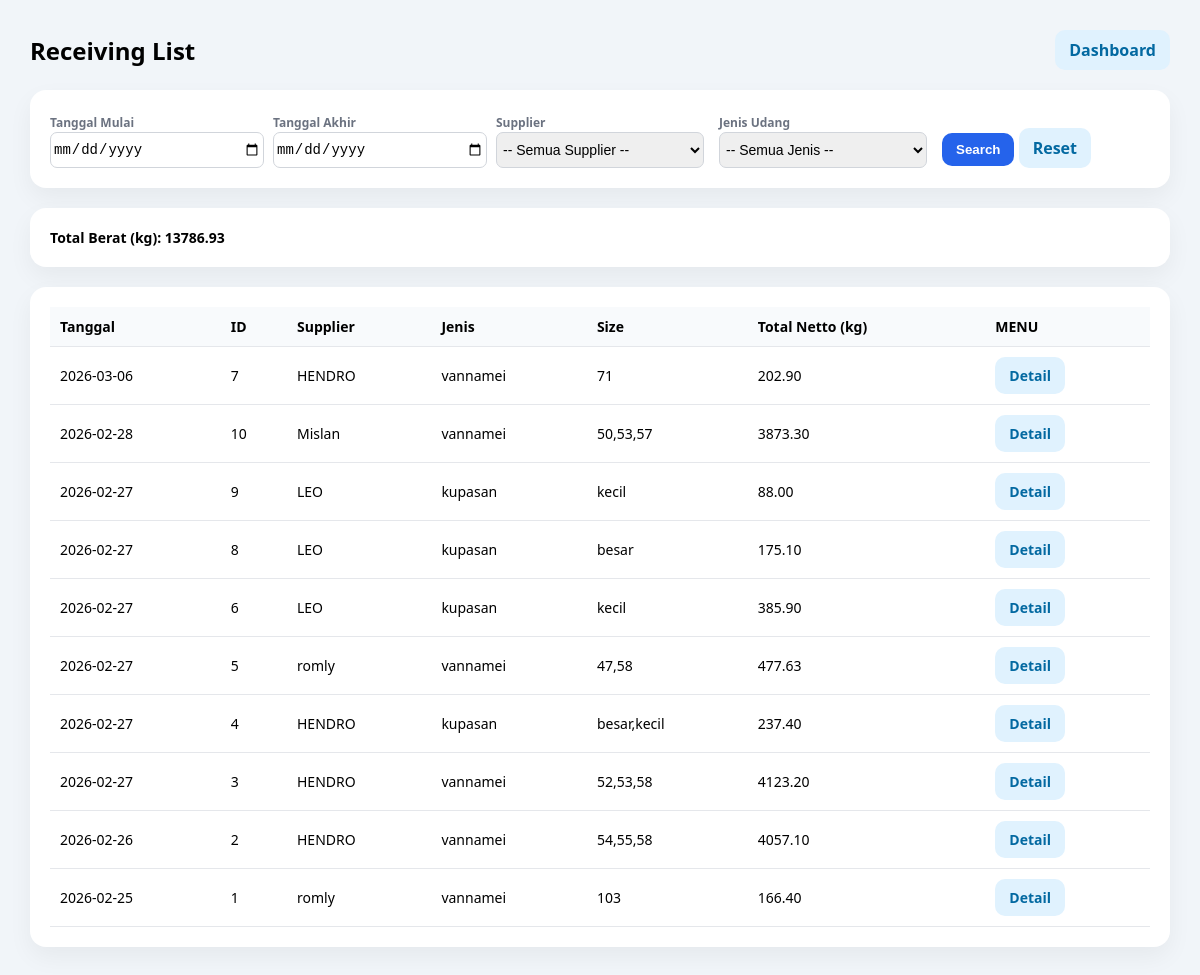
The app's page /receiving/list (signed in), older data.
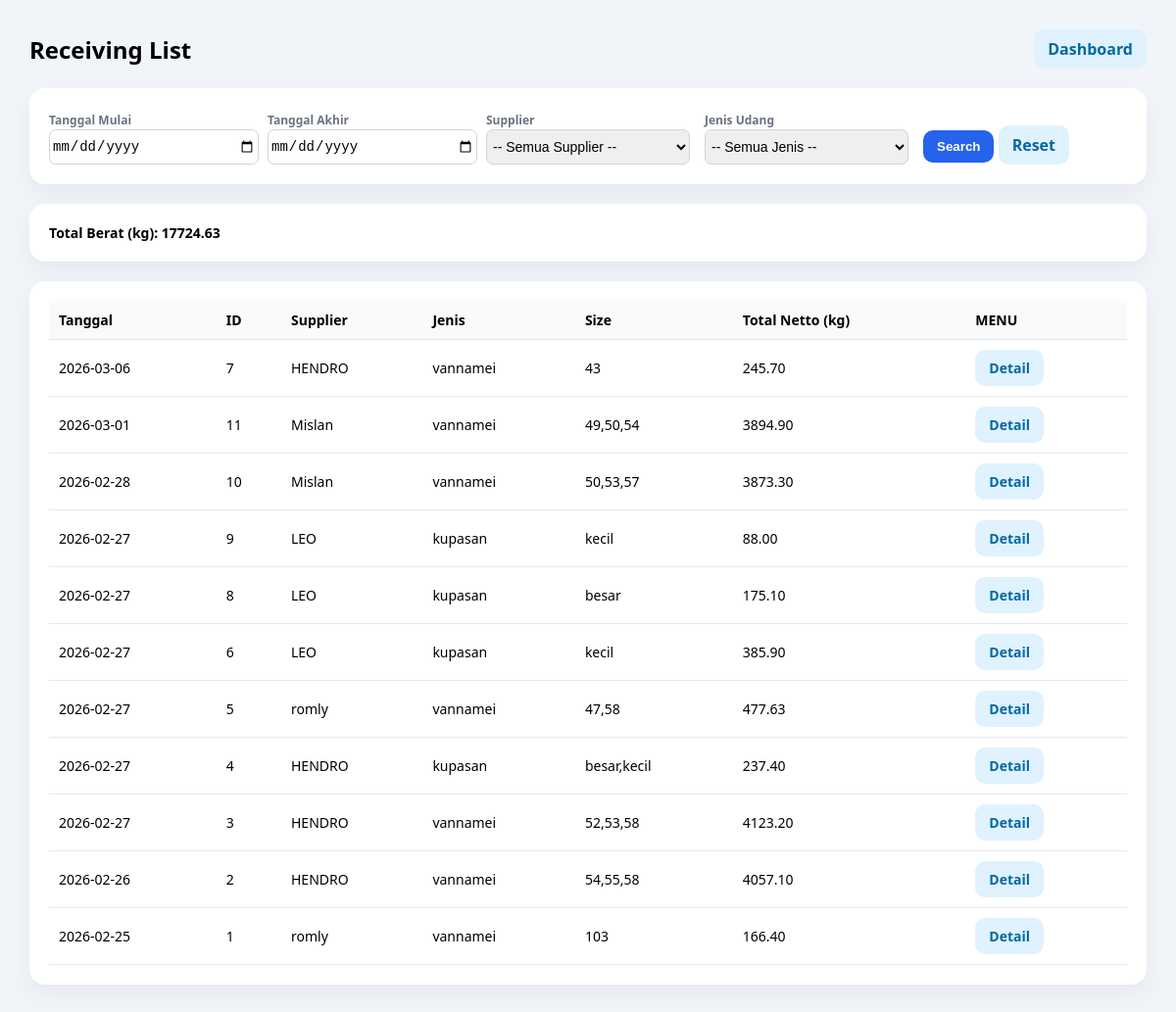
The same page, newer data.
### tables this page shows
CREATE TABLE receiving_header (
            id INTEGER PRIMARY KEY AUTOINCREMENT,
            receiving_no INTEGER NOT NULL UNIQUE,
            tanggal TEXT NOT NULL,
            supplier TEXT NOT NULL,
            jenis TEXT NOT NULL,
            fiber REAL DEFAULT 0,
            created_at TEXT DEFAULT (datetime('now','localtime'))
        );

### receiving/routes.py (the view)
@receiving_bp.get("/list")
def receiving_list():
    if not require_login():
        return redirect(url_for("login"))
    print("SESSION RECEIVING:", dict(session))
    start = (request.args.get("start") or "").strip()
    end = (request.args.get("end") or "").strip()
    supplier_q = (request.args.get("supplier") or "").strip()
    jenis_q = (request.args.get("jenis") or "").strip().lower()  # 🔥 INI
    where = []
    params = []
    if start and end:
        where.append("h.tanggal BETWEEN ? AND ?")
        params.extend([start, end])
    elif start:
        where.append("h.tanggal >= ?")
        params.append(start)
    elif end:
        where.append("h.tanggal <= ?")
        params.append(end)
    if supplier_q:
        where.append("LOWER(h.supplier) LIKE ?")
        params.append(f"%{supplier_q.lower()}%")
    if jenis_q:
        where.append("LOWER(TRIM(h.jenis)) = ?")
        params.append(jenis_q)
    where_sql = ("WHERE " + " AND ".join(where)) if where else ""
    conn = get_conn()
    rows = conn.execute(f"""
        SELECT
            h.id,
            h.tanggal,
            h.supplier,
            h.jenis,
            h.fiber,
            COALESCE(SUM(COALESCE(p.netto, 0)), 0) AS total_netto,
            COUNT(p.id) AS jml_partai,
            CASE
            WHEN LOWER(h.jenis) = 'kupasan'
            THEN GROUP_CONCAT(DISTINCT p.kategori_kupasan)
            ELSE GROUP_CONCAT(DISTINCT COALESCE(p.round_size, p.size))
            END AS size_display
        FROM receiving_header h
        LEFT JOIN receiving_item p ON p.header_id = h.id
        {where_sql}
        GROUP BY h.id
        ORDER BY h.tanggal DESC, h.id DESC

    """, params).fetchall()
    total_berat = sum([(r["total_netto"] or 0) for r in rows])
    conn.close()
    return render_template(
        "receiving/receiving_list.html",
        rows=[dict(r) for r in rows],
        start=start,
        end=end,
        supplier=supplier_q,
        jenis=jenis_q,     # 🔥 PENTING
        total_berat=total_berat
    )

### helpers/auth.py (called while the page is built)
def require_login():
    return session.get("user") is not None

### helpers/db.py (called while the page is built)
def get_conn():
    conn = sqlite3.connect(DB_PATH, timeout=30)
    conn.row_factory = sqlite3.Row
    conn.execute("PRAGMA foreign_keys = ON;")
    conn.execute("PRAGMA journal_mode = WAL;")
    return conn

### templates/receiving/receiving_list.html (shortened to what this page needs)
<!doctype html>
<html lang="id">
<head>
</head>
<body>
<div class="container">
  <div class="header">
    <h2>Receiving List</h2>
    <a class="btn btn-secondary" href="/dashboard">Dashboard</a>
  </div>
  <div class="card">
    <form method="get" action="/receiving/list">
      <div class="form-grid">
        <div>
          <label>Tanggal Mulai</label>
          <input type="date" name="start" value="{{ start or '' }}">
        </div>
        <div>
          <label>Tanggal Akhir</label>
          <input type="date" name="end" value="{{ end or '' }}">
        </div>
        <div>
          <label>Supplier</label>
          <select name="supplier" id="supplier">
            <option value="">-- Semua Supplier --</option>
          </select>
        </div>
        <div>
          <label>Jenis Udang</label>
          <select name="jenis" id="jenis">
            <option value="">-- Semua Jenis --</option>
          </select>
        </div>
        <div>
          <button type="submit" class="btn btn-primary">Search</button>
          <a href="/receiving/list" class="btn btn-secondary">Reset</a>
        </div>
      </div>
    </form>
  </div>
  <div class="card summary">
    Total Berat (kg): {{ "%.2f"|format(total_berat or 0) }}
  </div>
  <div class="card">
    <table>
      <thead>
        <tr>
          <th>Tanggal</th>
          <th>ID</th>
          <th>Supplier</th>
          <th>Jenis</th>
          <th>Size</th>
          <th>Total Netto (kg)</th>
          <th>MENU</th>
        </tr>
      </thead>
      <tbody>
        {% for r in rows %}
        <tr>
          <td>{{ r.tanggal }}</td>
          <td>{{ r.id }}</td>
          <td>{{ r.supplier }}</td>
          <td>{{ r["jenis"] or "-" }}</td>
          <td>{{ r["size_display"] or "-" }}</td>
          <td>{{ "%.2f"|format(r["total_netto"] or 0) }}</td>
          <td>
            <div class="actions">
              <a class="btn btn-secondary" href="/receiving/{{ r.id }}">Detail</a>
            </div>
          </td>
        </tr>
        {% endfor %}
      </tbody>
    </table>
  </div>
</div>
</body>
</html>

Row changes from the older to the newer data that the page shows:
computed for receiving_header id 7: r "71" → "43"; r "202.90" → "245.70"
added receiving_header: tanggal "2026-03-01", id "11", supplier "Mislan", jenis "vannamei", r "49,50,54", r "3894.90"
Text that changed along with them:
{{ "%.2f"|format(total_berat or 0) }}: "13786.93" → "17724.63"
